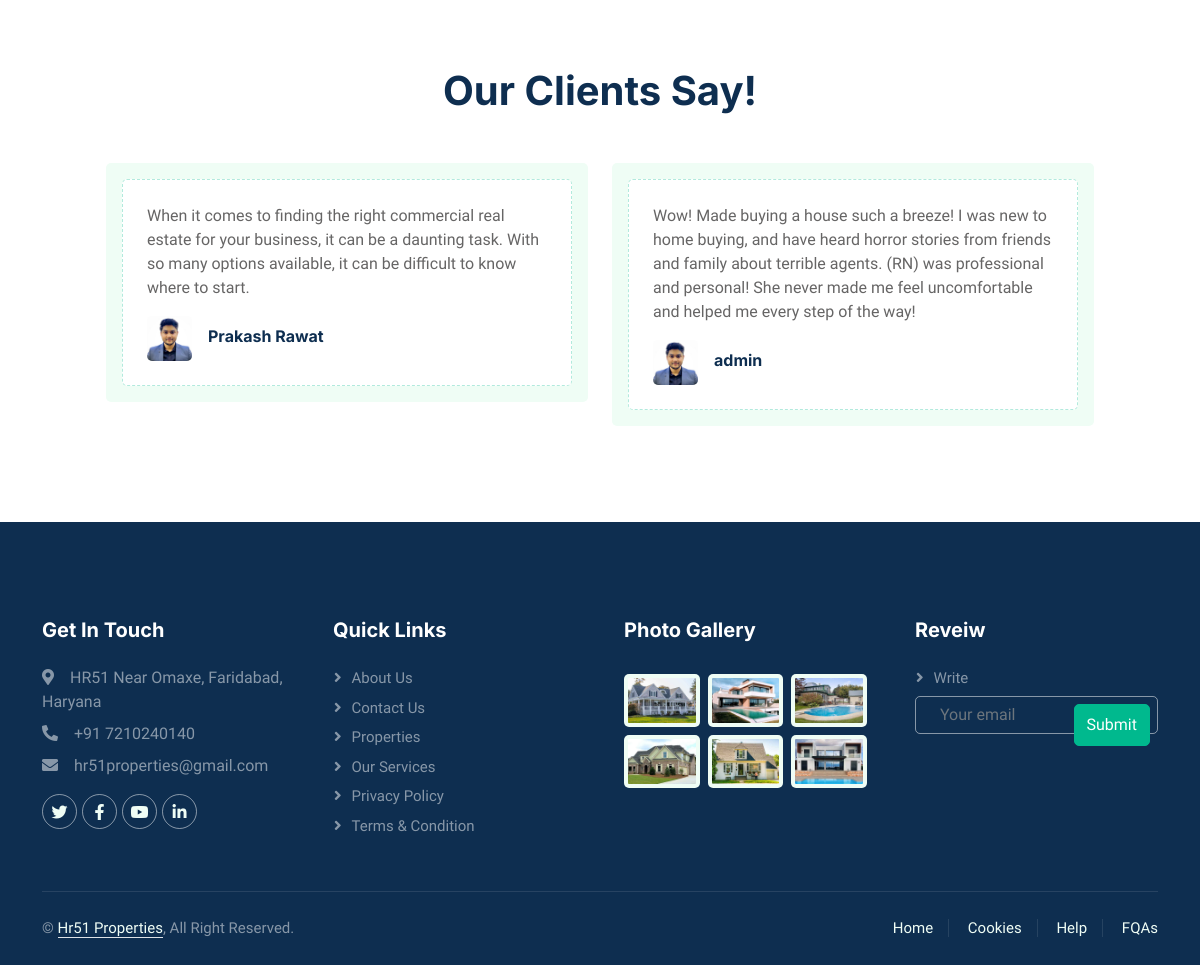
Before: / (lower part) with the older database file.
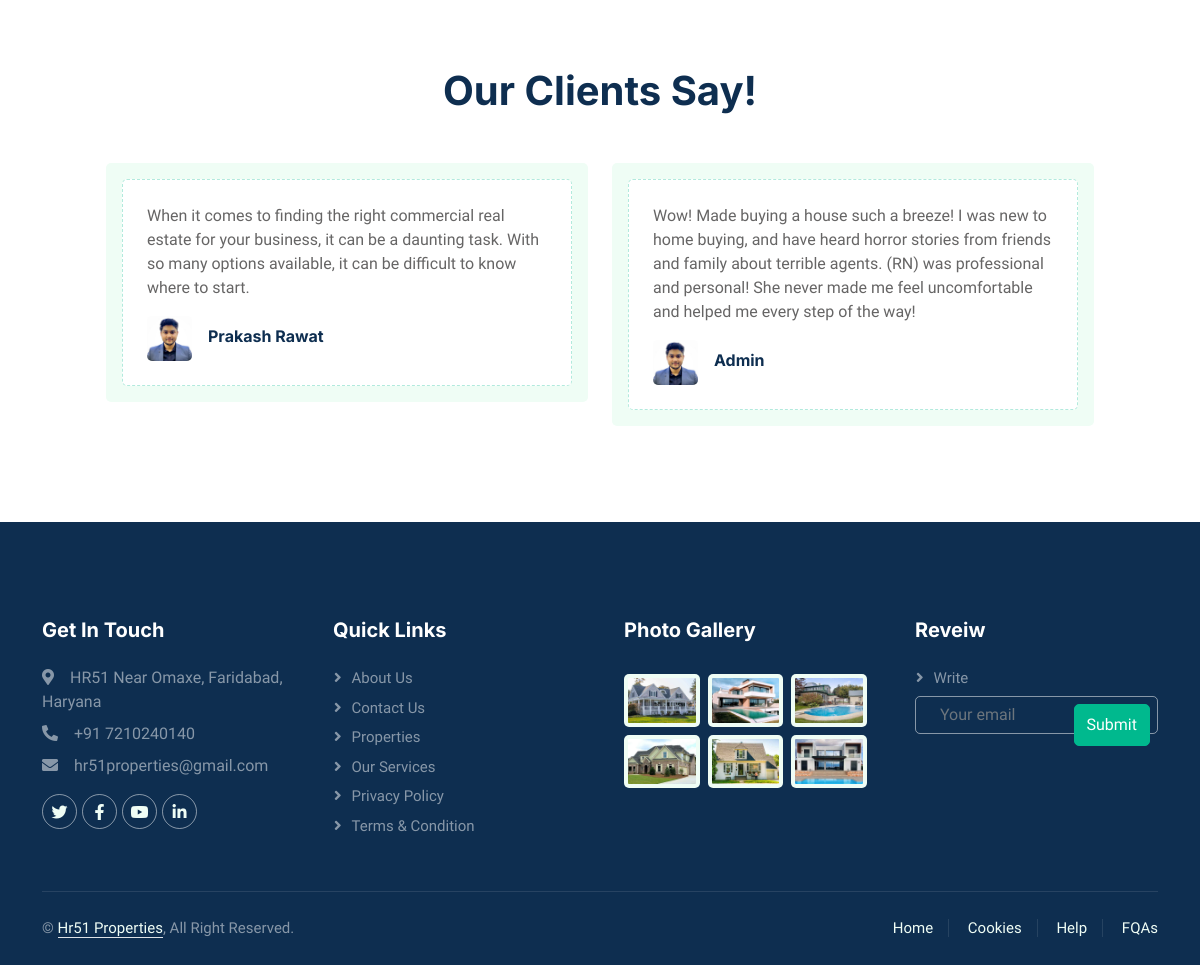
After: the same page with the newer database file.
### realestate/models.py (models this page shows, shortened)
class Feedback(models.Model):
    sno = models.AutoField(primary_key=True)
    name = models.CharField(max_length=100)
    message = models.TextField()
    timeStamp = models.DateTimeField(auto_now_add=True, blank=True)

### realestate/views.py (the view)
# urls.py: path('', views.homepage,name="homepage"),
def homepage(request):
    all_location = Realator.objects.values_list(
        'location', 'id').distinct().order_by()
    posts = PropertyView.objects.all()[:11]
    categories = Realator.objects.all()
    if request.method == "POST":
        try:
            print(request.POST)
            hotel = Realator.objects.all().get(
                id=int(request.POST['search_location']))
            rr = []
            for each_reservation in Reservation.objects.all():
                if str(each_reservation.check_in) < str(request.POST['cin']) and str(each_reservation.check_out) < str(request.POST['cout']):
                    pass
                elif str(each_reservation.check_in) > str(request.POST['cin']) and str(each_reservation.check_out) > str(request.POST['cout']):
                    pass
                else:
                    rr.append(each_reservation.room.id)
            room = PropertyView.objects.all().filter(
                hotel=hotel, capacity__gte=int(request.POST['capacity'])).exclude(id__in=rr)
            if len(room) == 0:
                messages.warning(
                    request, "Sorry No Properties are Available on this time period")
            data = {'rooms': room, 'all_location': all_location, 'flag': True}
            response = render(request, 'index.html', data)
        except Exception as e:
            messages.error(request, e)
            response = render(request, 'index.html', {
                              'all_location': all_location})
    else:
        reveiw = Feedback.objects.all()
        data = {
            'all_location': all_location,
            'posts': posts,
            'categories': categories,
            'own': reveiw
            }
        response = render(request, 'index.html', data)
    return HttpResponse(response)

### templates/index.html (shortened to what this page needs)
{% extends 'basic.html' %}
{% block body %}
<div class="container-xxl py-5">
</div>
<div class="container-xxl py-5">
    <div class="container">
        <div class="text-center mx-auto mb-5 wow fadeInUp" data-wow-delay="0.1s" style="max-width: 600px;">
            <h1 class="mb-3">Our Clients Say!</h1>
        </div>
        <div class="owl-carousel testimonial-carousel wow fadeInUp" data-wow-delay="0.1s">
            {% for rev in own %}
            <div class="testimonial-item bg-light rounded p-3">
                <div class="bg-white border rounded p-4">
                    <p>{{rev.message}}</p>
                    <div class="d-flex align-items-center">
                        <img class="img-fluid flex-shrink-0 rounded" src="/media/user/1684646450857.jpg"
                            style="width: 45px; height: 45px;">
                        <div class="ps-3">
                            <h6 class="fw-bold mb-1">{{rev.name}}</h6>
                        </div>
                    </div>
                </div>
            </div>
            {% endfor %}
        </div>
    </div>
</div>
{% endblock body %}

Changed rows visible on the page:
changed Feedback: name "admin" → "Admin"
